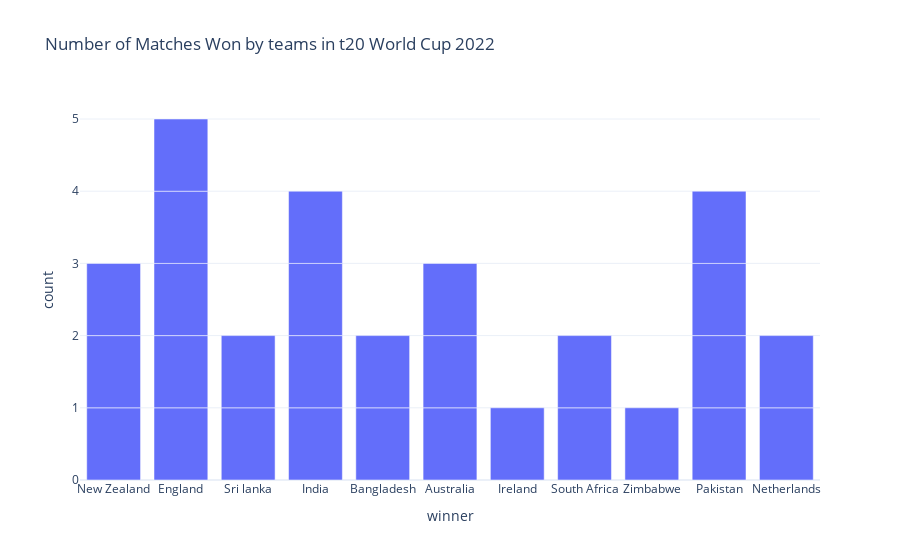

Here is the notebook cell this chart was saved with:
### Code cell
figure = px.bar(data, 
                x=data["winner"],
                title="Number of Matches Won by teams in t20 World Cup 2022")
figure.show()

### Figure 1 — Plotly figure (JSON) as saved in the notebook; plotly's stock layout.template omitted (floating-point values rounded to 4 significant figures)
{"data": [{"alignmentgroup": "True", "hovertemplate": "winner=%{x}<br>count=%{y}<extra></extra>", "legendgroup": "", "marker": {"color": "#636efa", "pattern": {"shape": ""}}, "name": "", "offsetgroup": "", "orientation": "v", "showlegend": false, "textposition": "auto", "type": "bar", "x": ["New Zealand", "England", "Sri lanka", "India", "Bangladesh", null, "Australia", "Ireland", null, "South Africa", "India", "Zimbabwe", null, null, "New Zealand", "Bangladesh", "Pakistan", "South Africa", "Australia", "Sri lanka", "England", "Netherlands", "India", "Pakistan", "New Zealand", "Australia", "England", "Netherlands", "Pakistan", "India", "Pakistan", "England", "England"], "xaxis": "x", "y": [1, 1, 1, 1, 1, 1, 1, 1, 1, 1, 1, 1, 1, 1, 1, 1, 1, 1, 1, 1, 1, 1, 1, 1, 1, 1, 1, 1, 1, 1, 1, 1, 1], "yaxis": "y"}], "layout": {"barmode": "relative", "legend": {"tracegroupgap": 0}, "title": {"text": "Number of Matches Won by teams in t20 World Cup 2022"}, "xaxis": {"anchor": "y", "domain": [0, 1], "title": {"text": "winner"}}, "yaxis": {"anchor": "x", "domain": [0, 1], "title": {"text": "count"}}}}
